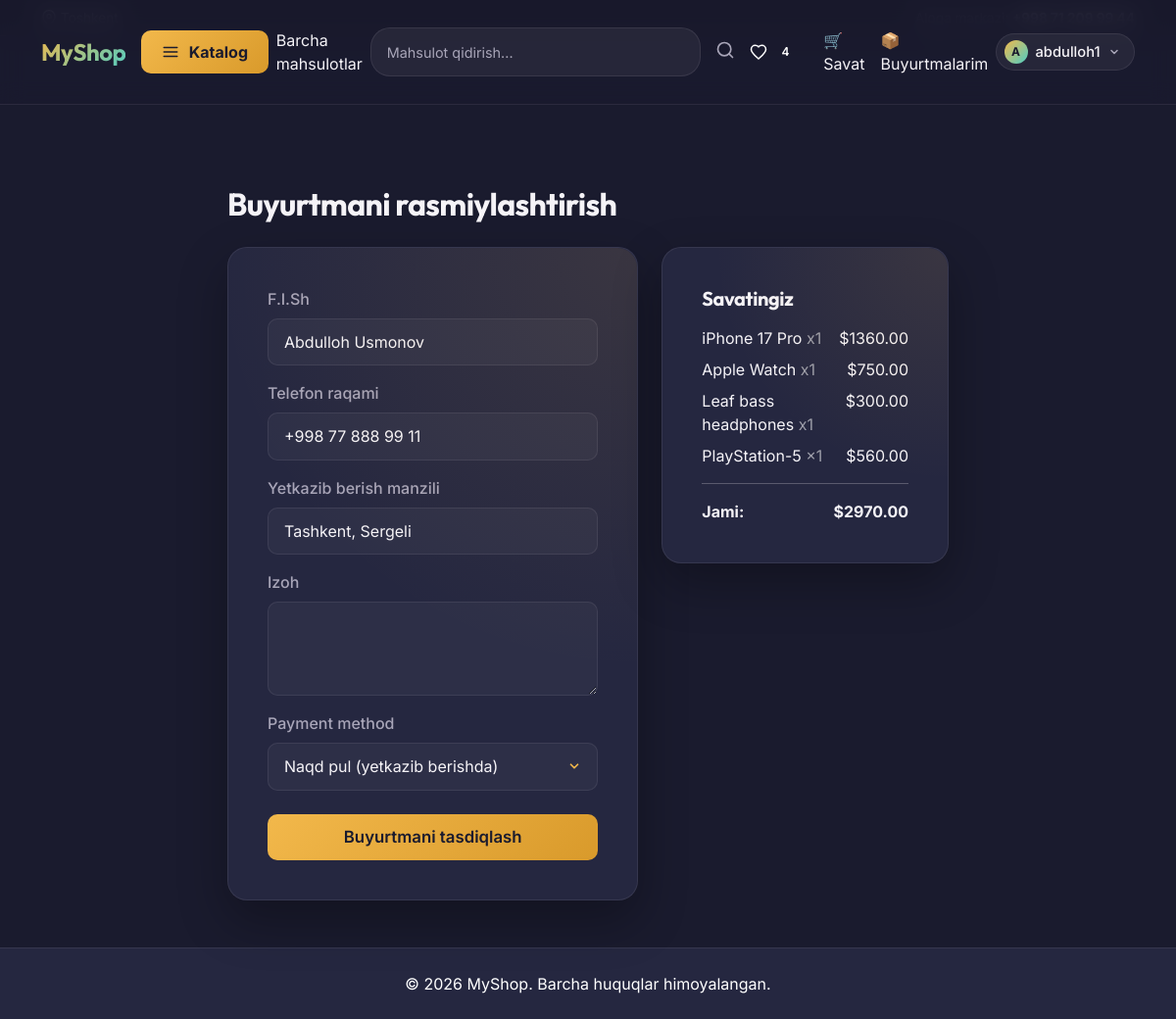
The page /orders/checkout/ (signed in) on the database as committed earlier.
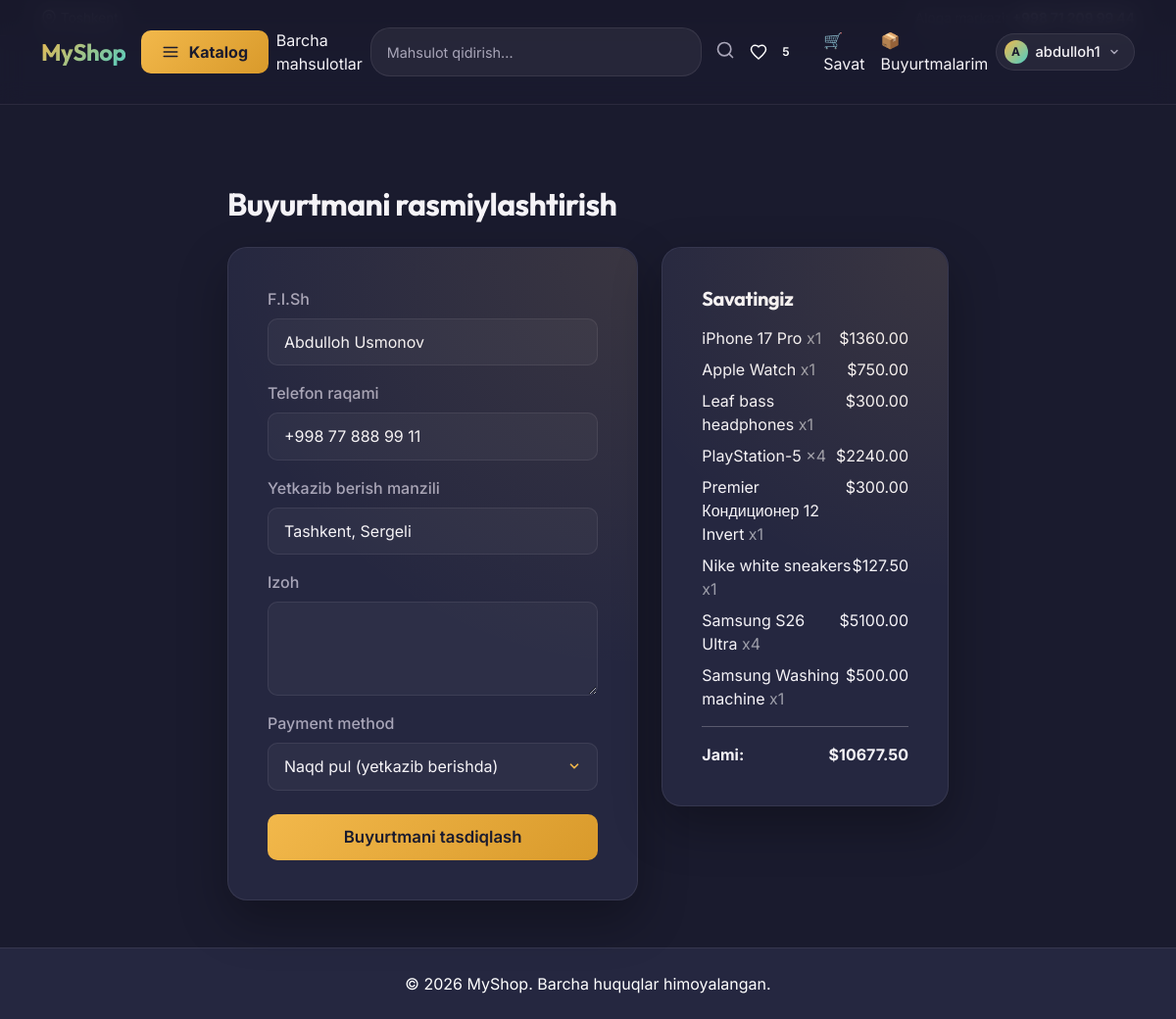
The same page on the database as committed later.
### accounts/models.py (models this page shows, shortened)
class Profile(models.Model):
    user = models.OneToOneField(User, on_delete=models.CASCADE, related_name='profile')
    phone = models.CharField(max_length=20, blank=True, verbose_name="Telefon raqami")
    address = models.CharField(max_length=255, blank=True, verbose_name="Yetkazib berish manzili")
    avatar = models.ImageField(upload_to='avatars/%Y/%m/%d/', blank=True, null=True, verbose_name="Profil rasmi")
    created = models.DateTimeField(auto_now_add=True)
    updated = models.DateTimeField(auto_now=True)
    class Meta:
        verbose_name = "Profil"
        verbose_name_plural = "Profillar"
    @property
    def avatar_url(self):
        if self.avatar and hasattr(self.avatar, 'url'):
            return self.avatar.url
        return None

### cart/models.py (models this page shows, shortened)
class CartItem(models.Model):
    cart = models.ForeignKey(Cart, on_delete=models.CASCADE, related_name='items')
    product = models.ForeignKey(Product, on_delete=models.CASCADE)
    quantity = models.PositiveIntegerField(default=1)
    added = models.DateTimeField(auto_now_add=True)
    class Meta:
        unique_together = ('cart', 'product')
    def get_unit_price(self):
        return self.product.discounted_price if self.product.has_discount else self.product.price
    def get_total_price(self):
        return self.get_unit_price() * self.quantity

class Cart(models.Model):
    user = models.OneToOneField(User, on_delete=models.CASCADE, related_name='cart')
    created = models.DateTimeField(auto_now_add=True)
    def get_total_price(self):
        return sum(item.get_total_price() for item in self.items.all())

### blog/models.py (models this page shows, shortened)
class Product(models.Model):
    category = models.ForeignKey(Category, related_name='products', on_delete=models.CASCADE)
    name = models.CharField(max_length=200)
    slug = models.SlugField(unique=True)
    description = models.TextField(blank=True)
    price = models.DecimalField(max_digits=10, decimal_places=2)
    image = ProcessedImageField(
        upload_to='products/%Y/%m/%d/',
        processors=[ResizeToFill(800, 800)],
        format='JPEG',
        options={'quality': 90},
        blank=True,
        null=True
    )
    discount_percent = models.PositiveIntegerField(
        default=0,
        help_text="Chegirma foizi (0-100). Masalan 25 kiritsangiz, 25% chegirma bo'ladi.",
        null=True,
        blank=True
    )
    stock = models.PositiveIntegerField(default=0)
    available = models.BooleanField(default=True)
    created = models.DateTimeField(auto_now_add=True)
    updated = models.DateTimeField(auto_now=True)
    class Meta:
        ordering = ['-created']
        indexes = [
            models.Index(fields=['slug']),
            models.Index(fields=['available', 'category']),
            models.Index(fields=['available', '-created']),
            models.Index(fields=['available', 'price']),
            models.Index(fields=['available', '-discount_percent']),
        ]
    @property
    def has_discount(self):
        return self.discount_percent is not None and self.discount_percent > 0
    @property
    def discounted_price(self):
        if self.has_discount:
            discount_amount = self.price * self.discount_percent / 100
            return round(self.price - discount_amount, 2)
        return self.price

### orders/views.py (the view)
# urls.py: path('checkout/', views.checkout, name='checkout'),
@login_required
def checkout(request):
    cart, created = Cart.objects.get_or_create(user=request.user)
    if not cart.items.exists():
        messages.warning(request, "Savatingiz bo'sh. Buyurtma berish uchun avval mahsulot qo'shing.")
        return redirect('cart:cart_detail')
    initial = {
        'full_name': request.user.get_full_name() or request.user.username,
    }
    profile = getattr(request.user, 'profile', None)
    if profile:
        initial['phone'] = profile.phone
        initial['address'] = profile.address
    if request.method == 'POST':
        form = CheckoutForm(request.POST, initial=initial)
        if form.is_valid():
            with transaction.atomic():
                order = form.save(commit=False)
                order.user = request.user
                order.status = Order.STATUS_PENDING
                order.save()
                for cart_item in cart.items.select_related('product'):
                    OrderItem.objects.create(
                        order=order,
                        product=cart_item.product,
                        product_name=cart_item.product.name,
                        price=cart_item.product.price,
                        quantity=cart_item.quantity,
                    )
                cart.items.all().delete()
            if order.payment_method == Order.PAYMENT_CASH:
                messages.success(request, f"Buyurtma #{order.id} qabul qilindi! Tez orada operatorlarimiz siz bilan bog'lanadi.")
                return redirect('orders:order_detail', order_id=order.id)
            else:
                messages.info(request, "To'lov tizimi tez orada ulanadi. Hozircha buyurtmangiz qabul qilindi.")
                return redirect('orders:order_detail', order_id=order.id)
    else:
        form = CheckoutForm(initial=initial)
    return render(request, 'orders/checkout.html', {'form': form, 'cart': cart})

### orders/forms.py
class CheckoutForm(forms.ModelForm):
    class Meta:
        model = Order
        fields = ['full_name', 'phone', 'address', 'comment', 'payment_method']
        widgets = {
            'comment': forms.Textarea(attrs={'rows': 3}),
        }
    def __init__(self, *args, **kwargs):
        super().__init__(*args, **kwargs)
        for name, field in self.fields.items():
            if name == 'payment_method':
                field.widget.attrs.update({'class': 'form-select'})
            else:
                field.widget.attrs.update({'class': 'form-control'})

### blog/context_processors.py (called while the page is built)
def categories_processor(request):
    return {'nav_categories': Category.objects.all()}

### orders/templates/orders/checkout.html (shortened to what this page needs)
{% extends "blog/base.html" %}
{% block content %}
<div class="row justify-content-center">
    <div class="col-lg-8">
        <h2 class="mb-4">Buyurtmani rasmiylashtirish</h2>
        <div class="row g-4">
            <div class="col-md-7">
                <div class="auth-card">
                    <form method="post" enctype="multipart/form-data">
                        {% for field in form %}
                            <div class="mb-3">
                                <label class="form-label">{{ field.label }}</label>
                                {{ field }}
                            </div>
                        {% endfor %}
                        <button type="submit" class="btn btn-primary w-100">Buyurtmani tasdiqlash</button>
                    </form>
                </div>
            </div>
            <div class="col-md-5">
                <div class="auth-card">
                    <h5 class="mb-3">Savatingiz</h5>
                    <ul class="list-unstyled">
                        {% for item in cart.items.all %}
                        <li class="d-flex justify-content-between mb-2">
                            <span>{{ item.product.name }} <span class="text-muted">x{{ item.quantity }}</span></span>
                            <span>${{ item.get_total_price }}</span>
                        </li>
                        {% endfor %}
                    </ul>
                    <hr>
                    <div class="d-flex justify-content-between fw-bold">
                        <span>Jami:</span>
                        <span>${{ cart.get_total_price }}</span>
                    </div>
                </div>
            </div>
        </div>
    </div>
</div>
{% endblock %}

### templates/blog/base.html (shortened to what the changed rows need)
{% load static %}
<!DOCTYPE html>
<html lang="uz">
<head>
    <link href="https://cdn.jsdelivr.net/npm/bootstrap@5.3.3/dist/css/bootstrap.min.css" rel="stylesheet">
    <link href="{% static 'css/style.css' %}" rel="stylesheet">
</head>
<body>
<nav class="navbar navbar-expand-lg navbar-dark fixed-top" id="mainNavbar">
    <div class="container">
        <div class="collapse navbar-collapse d-none d-lg-flex" id="navbarNav">
            <ul class="navbar-nav ms-auto align-items-center">
                {% if user.is_authenticated and not user.is_superuser %}
                <li class="nav-item me-2">
                    <a class="nav-link wishlist-nav-link d-flex align-items-center gap-1" href="{% url 'blog:wishlist_detail' %}">
                        <span class="badge wishlist-badge">{% if user.wishlist.count %}{{ user.wishlist.count }}{% else %}0{% endif %}</span>
                    </a>
                </li>
                <li class="nav-item">
                    <a class="nav-link" href="{% url 'cart:cart_detail' %}">🛒 Savat</a>
                </li>
                <li class="nav-item">
                    <a class="nav-link" href="{% url 'orders:order_list' %}">📦 Buyurtmalarim</a>
                </li>
                <li class="nav-item dropdown">
                    <a class="profile-pill dropdown-toggle" href="#" role="button" data-bs-toggle="dropdown">
                        {% if user.profile.avatar_url %}
                        <img src="{{ user.profile.avatar_url }}" alt="" width="24" height="24" class="rounded-circle"
                             style="object-fit: cover;">
                        {% else %}
                        <span class="profile-pill-avatar">{{ user.username|first|upper }}</span>
                        {% endif %}
                        <span>{{ user.username }}</span>
                        <svg class="profile-pill-chevron" viewBox="0 0 16 16" fill="none" stroke="currentColor"
                             stroke-width="2" stroke-linecap="round" stroke-linejoin="round">
                            <path d="M4 6l4 4 4-4"/>
                        </svg>
                    </a>
                </li>
                {% endif %}
            </ul>
        </div>
    </div>
</nav>
<div class="container mt-4" style="padding-top: 8rem;">
    {% block content %}
    {% endblock %}
</div>
</body>
</html>

Rows that differ between the two databases and show on the page:
changed CartItem "PlayStation-5": quantity "1" → "4"; get_total_price "560.00" → "2240.00"
added CartItem: product.name "Premier Кондиционер 12 Invert", quantity "1", get_total_price "300.00"
added CartItem: product.name "Nike white sneakers", quantity "1", get_total_price "127.50"
added CartItem: product.name "Samsung S26 Ultra", quantity "4", get_total_price "5100.00"
added CartItem: product.name "Samsung Washing machine", quantity "1", get_total_price "500.00"
computed for Cart: get_total_price "2970.00" → "10677.50"
Other text that changed with them:
{{ user.wishlist.count }}: "4" → "5"
